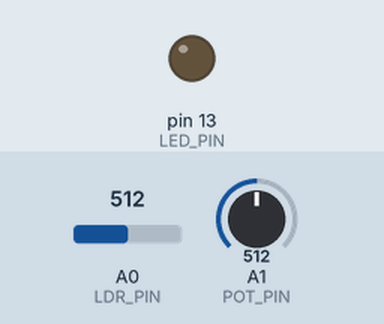
Recording of a sketch running on a simulated Arduino Uno, built with avr-gcc and run on an emulated ATmega328P. On the bench: output pins drawn as LEDs (lit = HIGH). The inputs (shaded band) are chosen by the test bench; at power-on: A1 (POT_PIN) = 512, A0 (LDR_PIN) = 512.

Above: at 1.2 s.
1.3 s: A1 (POT_PIN) set to 522
At 2.3 s:
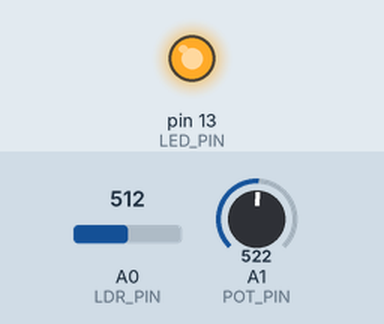
2.8 s: A1 (POT_PIN) set to 511
At 3.4 s:
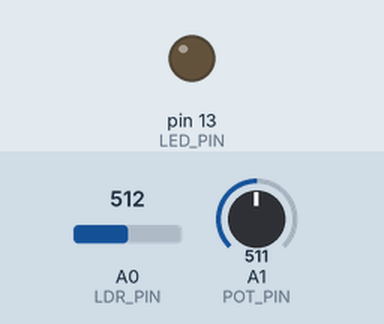
4.3 s: A1 (POT_PIN) set to 716
At 4.6 s:
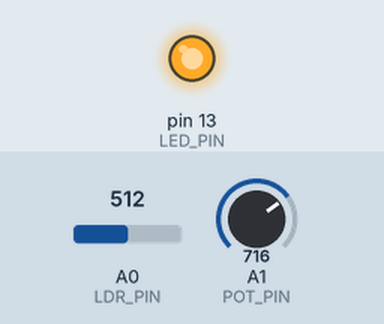
Timing chart, 0 to 7.3 s (numbered marks = the images above; inputs shaded):
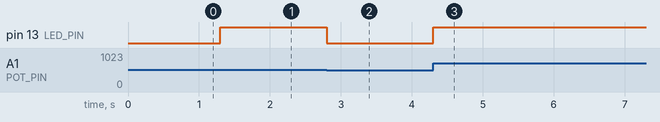

The sketch:

5_night_light.ino
```cpp
#define LED_PIN 13
#define LDR_PIN A0
#define POT_PIN A1

void setup() {
  pinMode(LED_PIN, OUTPUT);
}

void loop() {
  int lightness = analogRead(LDR_PIN);
  int threshold = analogRead(POT_PIN);

  bool tooDark = lightness < threshold;

  if (tooDark) {
    digitalWrite(LED_PIN, HIGH);
  } else {
    digitalWrite(LED_PIN, LOW);
  }
}
```

Measured:
- the behaviour switches between 512 and 513 on A1 (POT_PIN) (found by bisection; images 0 and 1)
- after the input at 1.3 s, pin 13 (LED_PIN): LOW → HIGH at once
- after the input at 2.8 s, pin 13 (LED_PIN): HIGH → LOW at once
- after the input at 4.3 s, pin 13 (LED_PIN): LOW → HIGH at once
